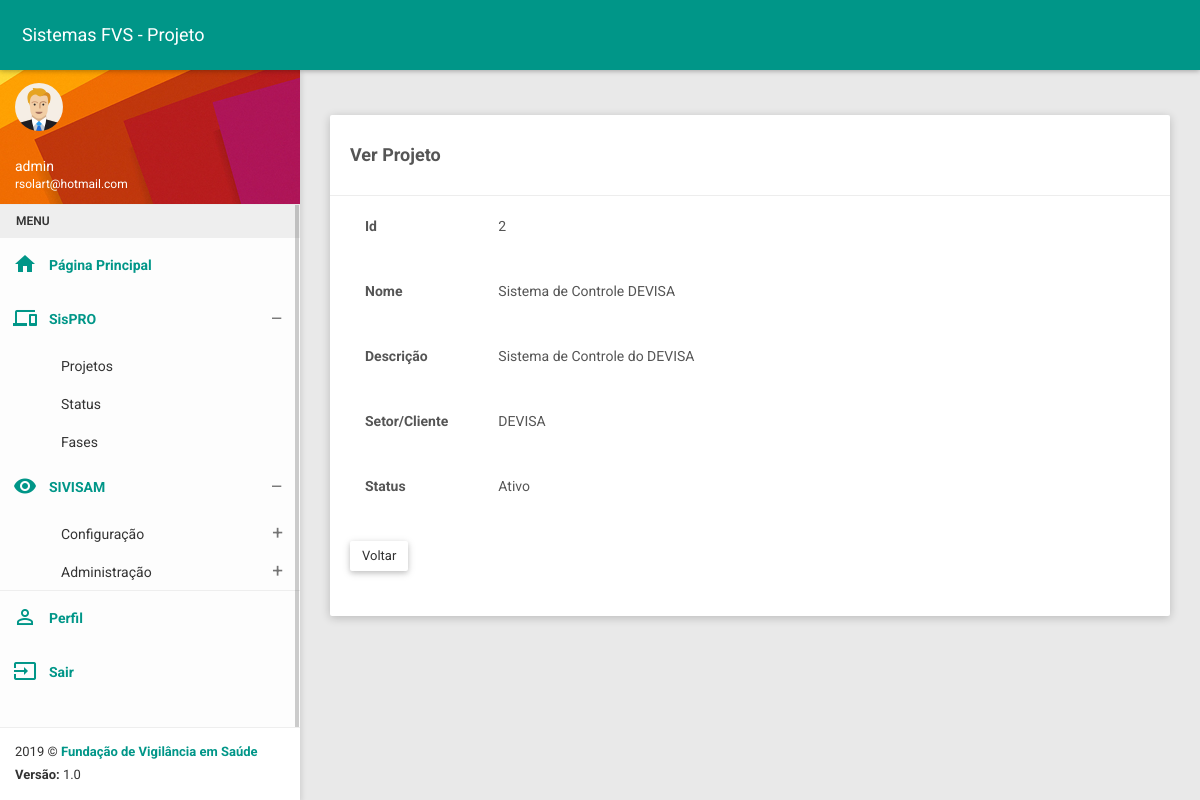
/sistema_view/2 (signed in), run on the app's committed database.
### sistemasfvs/models.py (models this page shows, shortened)
class Sistema(models.Model):
    sis_nome = models.CharField(verbose_name='nome',max_length=200, default='')
    sis_descricao = models.CharField(verbose_name='descrição',max_length=400, default='')
    sis_setor_cliente = models.CharField(verbose_name='setor Solicitante', max_length=300, default='')
    sis_dt_criacao = models.DateField(verbose_name='data Criação')
    status_cod_fk = models.ForeignKey(Status,on_delete=models.PROTECT)
    fases = models.ManyToManyField(Fase, through='SistemaFase')
    class Meta:
        permissions = (
            ('sistema_list', 'Pode listar projeto'),
            ('sistema_create', 'Pode cadastrar projeto'),
            ('sistema_update', 'Pode editar projeto'),
            ('sistema_view', 'Pode ver projeto'),
            ('sistema_delete', 'Pode deletar projeto'),
            ('sistema_doctos', 'Pode ver documentos do projeto'),
            ('sistema_fases', 'Pode ver fases do projeto'),
            ('perfil', 'Pode acessar o perfil do usuario')
        )

class Status(models.Model):
    st_nome = models.CharField(verbose_name='nome', max_length=200, default='')
    st_descricao = models.CharField(verbose_name='descrição', max_length=400, default='')
    st_cor = models.CharField(verbose_name='cor', max_length=20, default='')
    class Meta:
        permissions = (
            ('status_list', 'Pode listar status'),
            ('status_create', 'Pode cadastrar status'),
            ('status_update', 'Pode editar status'),
            ('status_view', 'Pode ver status'),
            ('status_delete', 'Pode deletar status')
        )
    def __str__(self):
        return self.st_nome

### sistemasfvs/views.py (the view)
# urls.py: path('sistema_view/<int:id>', sistema_view, name="sistema_view"),
@login_required
@permission_required('sistemasfvs.sistema_view')
def sistema_view(request,id):
    model = get_object_or_404(Sistema, pk=id)
    return render(request, 'sistema/sistema_view.html', {'sistema': model})

### sistemasfvs/templates/sistema/sistema_view.html (shortened to what this page needs)
{% extends 'base.html' %}
{% load static %}
{% block css %}
    <link href="{% static 'plugins/bootstrap/css/bootstrap.css' %}" rel="stylesheet">
    <link href="{% static 'plugins/node-waves/waves.css' %}" rel="stylesheet" />
    <link href="{% static 'plugins/animate-css/animate.css' %}" rel="stylesheet" />
    <link href="{% static 'plugins/morrisjs/morris.css' %}" rel="stylesheet" />
    <link href="{% static 'css/style.css' %}" rel="stylesheet">
    <link href="{% static 'css/themes/all-themes.css' %}" rel="stylesheet" />
{% endblock %}
{% block title %} Sistemas FVS - Projeto {% endblock %}
{% block content %}
<div class="row clearfix">
   <div class="col-lg-12 col-md-12 col-sm-12 col-xs-12">
     <div class="card">
        <div class="header">
            <h4 class="card-title">Ver Projeto</h4>
        </div>
        <div class="body">
            <div class="form-group form-float">
                <label class="col-sm-2 col-form-label">Id</label>
                <div class="col-sm-10"><div class="form-group bmd-form-group is-filled">{{ sistema.id }}</div></div>
            </div>
            <div class="form-group form-float">
                <label class="col-sm-2 col-form-label">Nome</label>
                <div class="col-sm-10"><div class="form-group bmd-form-group is-filled">{{ sistema.sis_nome }}</div></div>
            </div>
            <div class="form-group form-float">
                <label class="col-sm-2 col-form-label">Descrição</label>
                <div class="col-sm-10"><div class="form-group bmd-form-group is-filled">{{ sistema.sis_descricao }}</div></div>
            </div>
            <div class="form-group form-float">
                <label class="col-sm-2 col-form-label">Setor/Cliente</label>
                <div class="col-sm-10"><div class="form-group bmd-form-group is-filled">{{ sistema.sis_setor_cliente }}</div></div>
            </div>
            <div class="form-group form-float">
                <label class="col-sm-2 col-form-label">Status</label>
                <div class="col-sm-10"><div class="form-group bmd-form-group is-filled">{{ sistema.status_cod_fk }}</div></div>
            </div>
            <div class="form-group form-float">
                 <a href="{% url 'sistema_list' %}" class="btn btn-default">Voltar</a>
            </div>
        </div>
     </div>
   </div>
</div>
{% endblock %}

### templates/base.html (shortened to what this page needs)
{% load static %}
<!DOCTYPE html>
<html>
<head>
    {% block css %}
    {% endblock %}
</head>
<body class="theme-teal">
    <nav class="navbar">
        <div class="container-fluid">
            <div class="navbar-header">
                <a class="navbar-brand" href="javascript:void(0);">{% block title %}{% endblock %}</a>
            </div>
            <div class="collapse navbar-collapse" id="navbar-collapse">
            </div>
        </div>
    </nav>
    <section>
        <aside id="leftsidebar" class="sidebar">
            <div class="user-info">
                <div class="image">
                    <img src="{% static 'images/user.png' %}" width="48" height="48" alt="User" />
                </div>
                <div class="info-container">
                    <div class="name" data-toggle="dropdown" aria-haspopup="true" aria-expanded="false">{{ user.username }}</div>
                    <div class="email">{{ user.email }}</div>
                </div>
            </div>
            <div class="menu">
                <ul class="list">
                    <li class="header">MENU</li>
                    <li class="active">
                        <a href="{% url 'home' %}">
                            <i class="material-icons">home</i>
                            <span>Página Principal</span>
                        </a>
                    </li>
                    <li class="active">
                        {% if perms.sistemasfvs.sistema_list %}
                                <a href="javascript:void(0);" class="menu-toggle">
                                    <i class="material-icons">devices</i>
                                    <span>SisPRO</span>
                                </a>
                        {% endif %}
                        <ul class="ml-menu">
                            <li>
                                <a href="{% url 'sistema_list' %}">
                                    <span>Projetos</span>
                                </a>
                            </li>
                            <li>
                                <a href="{% url 'status_list' %}">
                                    <span>Status</span>
                                </a>
                            </li>
                            <li>
                                <a href="{% url 'fase_list' %}">
                                    <span>Fases</span>
                                </a>
                            </li>
                        </ul>
                    </li>
                    <li class="active">
                        <a href="javascript:void(0);" class="menu-toggle" style="">
                            <i class="material-icons">remove_red_eye</i>
                            <span>SIVISAM</span>
                        </a>
                        <ul class="ml-menu">
                            <li>
                                <a href="javascript:void(0);" class="menu-toggle">
                                    <span>Configuração</span>
                                </a>
                            </li>
                            <li>
                                <a href="javascript:void(0);" class="menu-toggle">
                                    <span>Administração</span>
                                </a>
                            </li>
                        </ul>
                    </li>
                    <li style="border-top: 1px solid #eee;" class="active">
                        <a href="{% url 'perfil' %}">
                            <i class="material-icons">perm_identity</i>
                            <span>Perfil</span>
                        </a>
                    </li>
                    <li class="active">
                        <a href="{% url 'logout' %}">
                            <i class="material-icons">input</i>
                            <span>Sair</span>
                        </a>
                    </li>
                </ul>
            </div>
            <div class="legal">
                <div class="copyright">
                     2019 &copy; <a href="http://www.fvs.am.gov.br">Fundação de Vigilância em Saúde</a>
                </div>
                <div class="version">
                    <b>Versão: </b> 1.0
                </div>
            </div>
        </aside>
    </section>
    <section class="content">
        <div class="container-fluid">
           {% block content %}
           {% endblock %}
        </div>
    </section>
</body>
</html>

### statics/css/themes/all-themes.css (style rules this page uses)
.theme-teal .navbar { background-color: #009688; }
.theme-teal .navbar-brand { color: #fff; }
.theme-teal .sidebar .menu .list li.active { background-color: transparent; }
.theme-teal .sidebar .menu .list li.active > :first-child i, .theme-teal .sidebar .menu .list li.active > :first-child span { color: #009688; }
.theme-teal .sidebar .menu .list .toggled { background-color: transparent; }
.theme-teal .sidebar .menu .list .ml-menu { background-color: transparent; }
.theme-teal .sidebar .legal { background-color: #fff; }
.theme-teal .sidebar .legal .copyright a { color: #009688 !important; }

### data on the page
Sistema: id "2", sis_nome "Sistema de Controle DEVISA", sis_descricao "Sistema de Controle do DEVISA", sis_setor_cliente "DEVISA", status_cod_fk "Ativo"

### other printed values
{{ user.username }} "admin"
{{ user.email }} "rsolart@hotmail.com"
